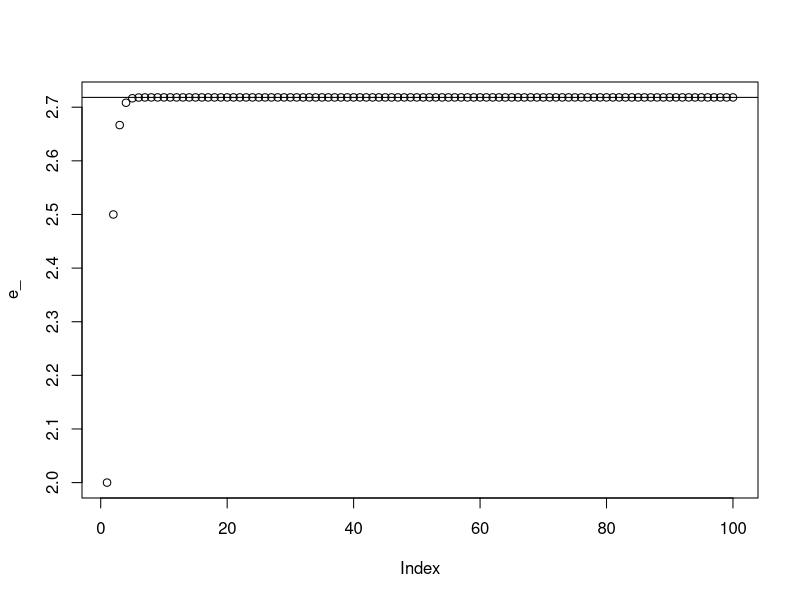
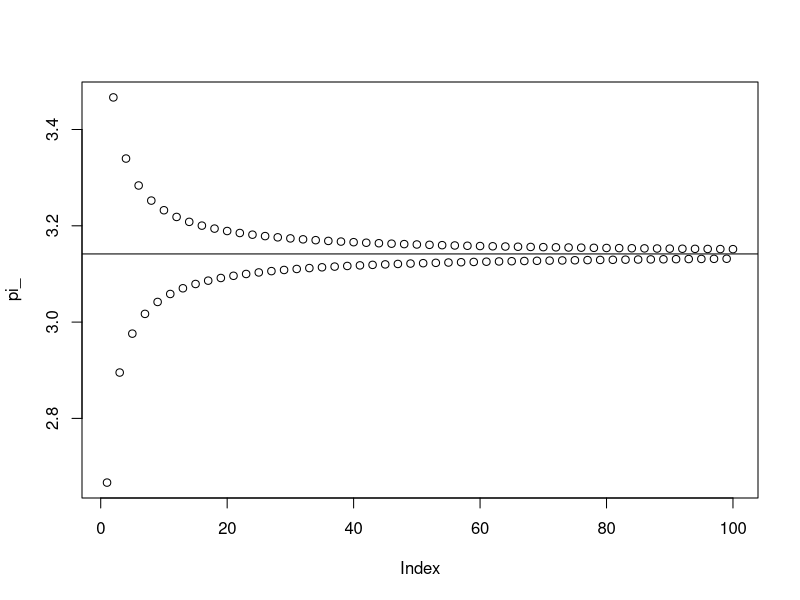

Generate these figures, in order, with R:
## ---- chunk 1
options(digits = 21)
## ---- chunk 2
soma_rec = function(n){
  if((n<0)||(n%%1 != 0)) stop("n tem que ser um natural")
  if(n==0) return(0)
  return(n+soma_rec(n-1))
}

soma_rec(5)
## ---- chunk 3
e_rec = function(n){
  if((n<0)||(n%%1 != 0)) stop("n tem que ser um natural")
  if(n==0) return(1)
  return(1/factorial(n) + e_rec(n-1))
}
e_rec(5)
e_rec(10)
e_rec(50)
e_ = NULL
for(i in 1:100){
  e_ = c(e_,e_rec(i))
}
plot(e_)
abline(h=exp(1))
## ---- chunk 4
# 1. Caso n não seja natural, retorne erro.
# 2. Se n=0, retorne 4.
# 3. Retorne (4*(-1)^n)/(2*n+1) + pi_rec(n-1)
## ---- chunk 5
pi_rec = function(n){
  if(n == 0) return(4)
  return((4*(-1)^n)/(2*n+1) + pi_rec(n-1))
}
## ---- chunk 6
pi_rec(10)
pi_rec(100)
pi_rec(1000)

pi_ = NULL
for(i in 1:100){
  pi_ = c(pi_,pi_rec(i))
}
plot(pi_)
abline(h=pi)
## ---- chunk 7
# 1. Caso n não seja natural, retorne erro.
# 2. Se n=0, retorne 0.
# 3. Retorne fibo_rec(n) + soma_fibo_rec(n-1)

fibo_rec = function(n){
  if((n<0)||(n%%1 != 0)) stop("n tem que ser um natural")
  if(n==1 || n==2) return(1)
  return(fibo_rec(n-1)+fibo_rec(n-2))
}

soma_fibo_rec = function(n){
  if((n<0)||(n%%1 != 0)) stop("n tem que ser um natural")
  if(n==0) return(0)
  return(fibo_rec(n)+soma_fibo_rec(n-1))
}
soma_fibo_rec(5)
## ---- chunk 8
# 1. Caso n não seja natural, retorne erro.
# 2. Se n=0, retorne 1.
# 3. Retorne 1/3^n + serie_rec(n-1)
## ---- chunk 9
serie_rec = function(n){
  if((n<0)||(n%%1 != 0)) stop("n tem que ser um natural")
  if(n == 0) return(1)
  return(1/3^n + serie_rec(n-1))
}
serie_rec(100)
## ---- chunk 10
soma = function(a,b){
  if((a<0)||(a%%1 != 0)) stop("a tem que ser um natural")
  if((b<0)||(b%%1 != 0)) stop("b tem que ser um natural")
  if(a>b) stop("a tem que ser maior que b")
  if(a == b) return(1/3^b)
  return(1/3^a + soma(a+1,b))
}

soma(4,100)
## ---- chunk 11

investimento_rec = function(i,j,n){
  if((i<0)) stop("i tem que ser positivo")
  if((n<0)||(n%%1 != 0)) stop("n tem que ser um natural")
  if(j>1 || j < 0) stop("j é um número entre 0 e 1")
  
  if(n==0) return(i)
  
  return(investimento_rec(i,j,n-1)*(1+j))
}
## ---- chunk 12
investimento_rec(1000,7.5/100,2)
paste0("Com investimento de 1000 reais com juros de 7.5% ao ano em 2 anos temos R$:",investimento_rec(1000,7.5/100,2)," Já com 10% ao ano temos R$:",investimento_rec(1000,10/100,2)," Uma diferença de R$:",investimento_rec(1000,10/100,2) -investimento_rec(1000,7.5/100,2) )
## ---- chunk 13
pagamento_rec = function(v,j,k,n){
  if((v<0)) stop("v tem que ser positivo")
  if(j>1 || j < 0) stop("j é um número entre 0 e 1")
  if((k<0)) stop("k tem que ser positivo")
  if((n<0)||(n%%1 != 0)) stop("n tem que ser um natural")
  
  if(n==0) return(v)
  d = pagamento_rec(v,j,k,n-1)*(1+j) - k
  if(d < 0) return(0)
  else return(d)
}

## ---- chunk 14
pagamento_rec(1200,2/100,150,10)
pagamento_rec(1200,2/100,120,10)
## ---- chunk 15
# 1. Caso j não esteja entre 0 e 1, retorne erro.
# 1. Caso k não seja positivo, retorne erro.
# 2. Se v<=0, retorne 0.
# 3. Retorne 1 + quitamento(v*(1+j)-k,j,k)
## ---- chunk 16
quitamento = function(v,j,k){
  if(j>1 || j < 0) stop("j é um número entre 0 e 1")
  if((k<0)) stop("k tem que ser positivo")
  
  if(v<=0) return(0)
  
  return(1 + quitamento(v*(1+j)-k,j,k))
}
## ---- chunk 17
quitamento(1200,2/100,120)
quitamento(1200,2/100,150)
quitamento(1200,2/100,200)
## ---- chunk 18
mdc_rec = function(n,m){
  if((n<0)||(n%%1 != 0)) stop("n tem que ser um natural")
  if((m<0)||(m%%1 != 0)) stop("m tem que ser um natural")
  
  if(m<n) {
    maior = n
    menor = m
  }
  else{ 
    maior = m
    menor = n
  }
  
  if(menor == 0) return(maior)
  
  return(mdc_rec(menor,maior%%menor))
  
}

mdc_rec(125,325)
mdc_rec(2829,861)
mdc_rec(299,217)

## ---- chunk 19
permuta_rec = function(vetor){
  if(length(vetor) == 1){
    return(vetor)
  } else {
    permutacoes = c()
    for(i in 1:length(vetor)){
      letra = vetor[i]
      letras = vetor[-i]
      for(elemento in permuta_rec(letras)){
        frase = c(letra, elemento)
        permutacoes[[length(permutacoes)+1]] = frase
      }
    }
    return(permutacoes)
  }
}


permuta_rec(c("a","b","c"))
